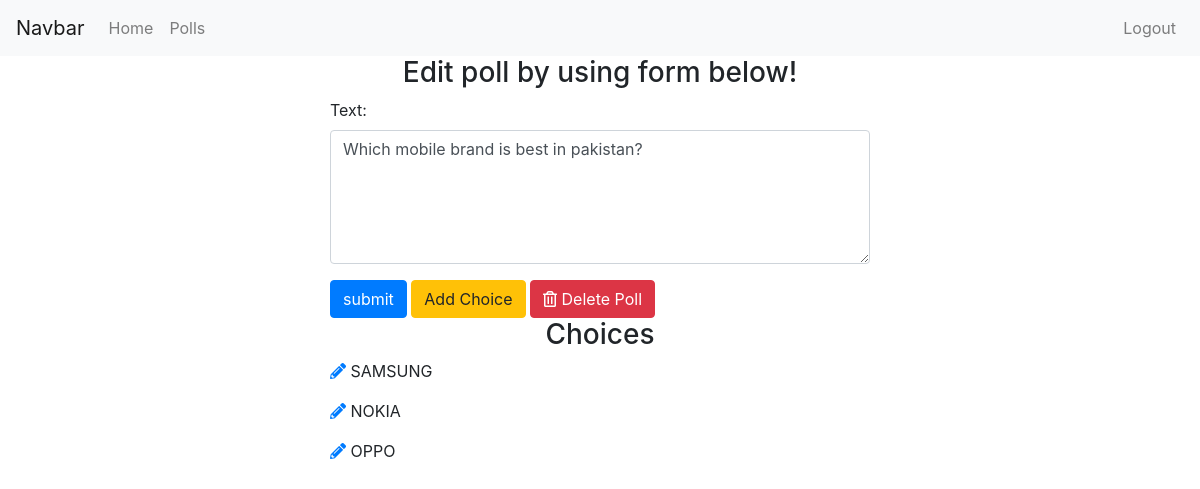
/polls/edit/24/ (signed in), run on the app's committed database.
### polls/models.py (models this page shows, shortened)
class Poll(models.Model):
    owner = models.ForeignKey(User, on_delete=models.CASCADE, default=1)
    text = models.CharField(max_length=255)
    pub_date = models.DateField()

class Choice(models.Model):
    poll = models.ForeignKey(Poll, on_delete=models.CASCADE)
    choice_text = models.CharField(max_length=255)

### polls/views.py (the view)
# urls.py: path('edit/<int:poll_id>/', views.polls_edit_view, name='edit_poll'),
@login_required
def polls_edit_view(request, poll_id):
    poll = get_object_or_404(Poll, id=poll_id)
    if request.user != poll.owner:
        return redirect('/')
    if request.method == 'POST':
        form = EditPollForm(request.POST, instance=poll)
        if form.is_valid():
            form.save()
            messages.success(request, 'Poll edited successfully!', extra_tags='alert alert-success alert-dismissible fade show')
            return redirect('polls:polls_list_view')
    else:
        form = EditPollForm(instance=poll)
    context = {'form': form, 'poll': poll}
    return render(request, 'polls/edit_poll.html', context)

### polls/forms.py
class EditPollForm(forms.ModelForm):
    class Meta:
        model = Poll
        fields = ['text']
        widgets = {
            'text': forms.Textarea(attrs={'class': 'form-control', "rows": 5, "cols": 20})
        }

### polls/templates/polls/edit_poll.html (shortened to what this page needs)
{% extends 'base.html' %}
{% block content %}
<div class="container">
    <h3 class="text-center">Edit poll by using form below!</h3>
    <div class="row">
        <div class="col-sm-6 offset-sm-3">
            <form action="" method="post">
                {% for field in form %}
                <div class="form-group">
                    {{ field.label_tag }}
                    {{ field }}
                </div>
                {% endfor %}
                <input type="submit" value="submit" class="btn btn-primary">
                <a href="{% url 'polls:add_choice' poll.id %}" class="btn btn-warning">Add Choice</a>
                 <a href="{% url 'polls:poll_confirm_delete' poll.id %}" class="btn btn-danger">
                        <i class="far fa-trash-alt"></i> Delete Poll</a>
            </form>
            <h3 class="text-center">Choices</h3>
            {% for choice in poll.choice_set.all %}
            <p><a href="{% url 'polls:edit_choice' choice.id %}"><i class="fas fa-pencil-alt"></i></a> {{ choice.choice_text}}</p>
            {% endfor %}
        </div>
    </div>
</div>
{% endblock %}

### data on the page
Poll: form "Which mobile brand is best in pakistan?"
Choice: choice_text "SAMSUNG"
Choice: choice_text "NOKIA"
Choice: choice_text "OPPO"

### other printed values
{{ field.label_tag }} "Text:"
